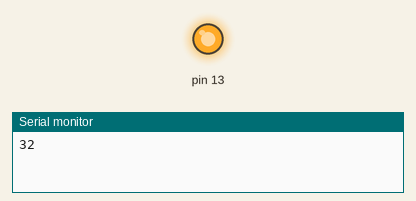
Simulated run of this sketch. Board: Arduino Uno, built with avr-gcc and run on an emulated ATmega328P. Parts: output pins drawn as LEDs (lit = HIGH), the last lines printed to the serial monitor.

Above: at 1.0 s.
At 5.5 s:
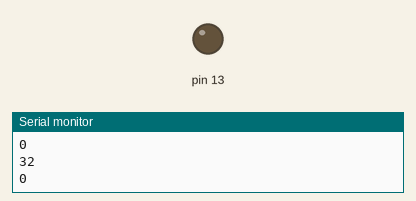
Timing chart, 0 to 6.9 s (numbered marks = the images above):
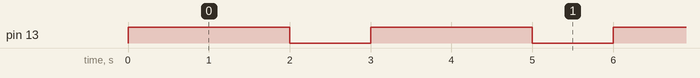

Measured:
- by itself, pin 13: alternates HIGH for 2.0 s and LOW for 1.0 s

The sketch:

testing.ino
```cpp
void setup() {
  DDRB |= (1 << PB5); // sets PB5 as OUTPUT

  Serial.begin(9600);
}

void loop() {
  PORTB |= (1 << PB5); // sets PB5 (13 on arduino) to HIGH
  Serial.println(PORTB);

  delay(2000);

  PORTB &= ~(1 << PB5); // sets PB5 (13 on arduino) to LOW
  Serial.println(PORTB);

  delay(1000);
}
```
